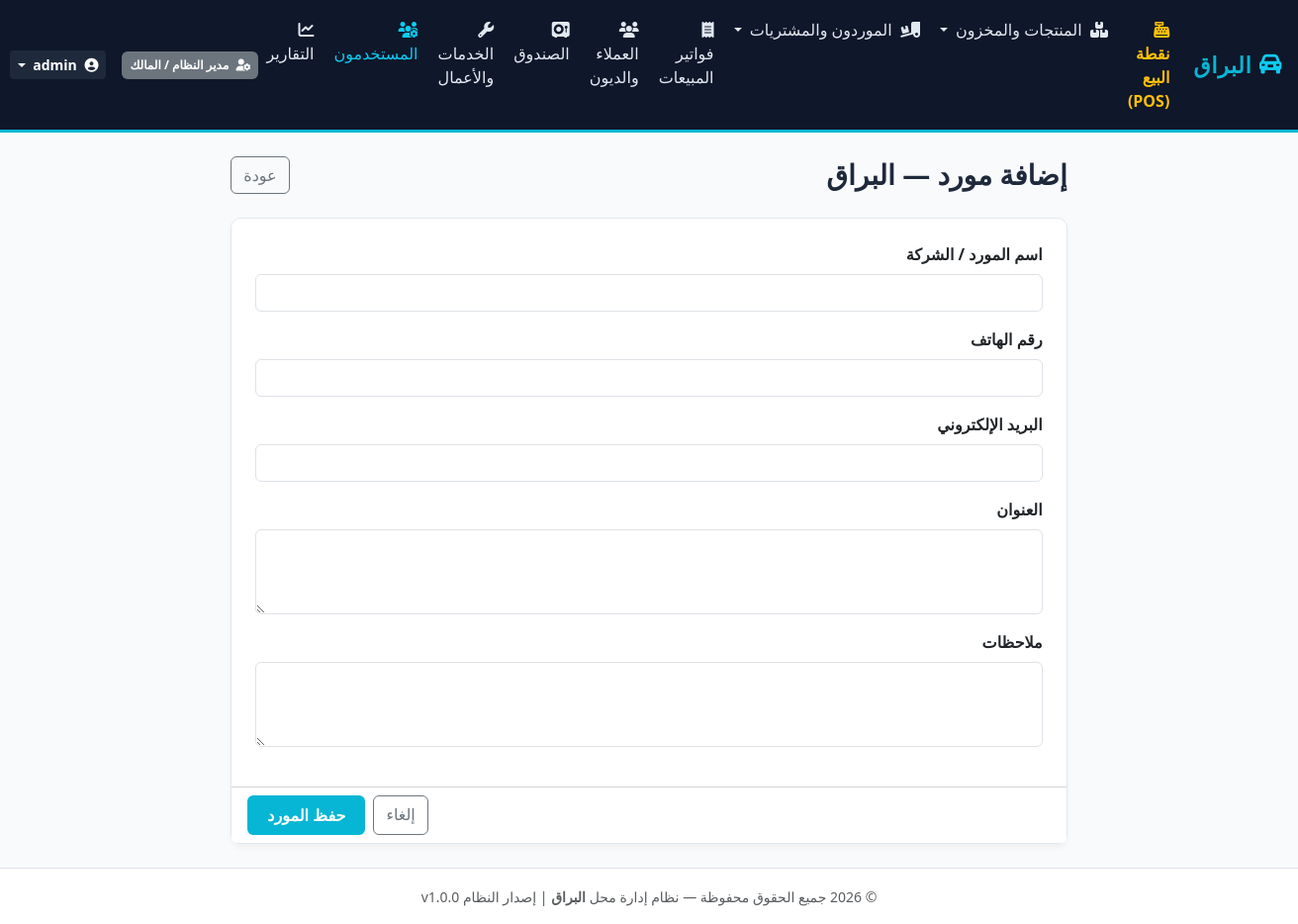
Page /suppliers/new/ (signed in) on the committed database.
### apps/accounts/models.py (models this page shows, shortened)
class User(AbstractUser):
    role = models.CharField(
        max_length=30,
        choices=UserRole.choices,
        default=UserRole.CASHIER,
        verbose_name=_('الدور / الصلاحية')
    )
    phone = models.CharField(
        max_length=20,
        blank=True,
        null=True,
        verbose_name=_('رقم الهاتف')
    )
    created_at = models.DateTimeField(auto_now_add=True, verbose_name=_('تاريخ الإنشاء'))
    updated_at = models.DateTimeField(auto_now=True, verbose_name=_('تاريخ التحديث'))
    class Meta:
        verbose_name = _('مستخدم')
        verbose_name_plural = _('المستخدمون')
        ordering = ['-id']

### apps/suppliers/views.py (the view)
# urls.py: path('new/', views.supplier_create_view, name='supplier_create'),
@login_required
@role_required(UserRole.OWNER, UserRole.SHIFT_SUPERVISOR)
def supplier_create_view(request):
	if request.method == 'POST':
		form = SupplierForm(request.POST)
		if form.is_valid():
			supplier = form.save()
			AuditLog.objects.create(
				user=request.user,
				action=AuditAction.CREATE,
				model_name='Supplier',
				object_id=str(supplier.pk),
				object_repr=supplier.name,
				after_values={'name': supplier.name, 'phone': supplier.phone, 'is_active': supplier.is_active},
				ip_address=request.META.get('REMOTE_ADDR'),
			)
			messages.success(request, 'تمت إضافة المورد بنجاح.')
			return redirect('supplier_detail', pk=supplier.pk)
	else:
		form = SupplierForm()
	return render(request, 'suppliers/supplier_form.html', {
		'form': form,
		'title': 'إضافة مورد — البراق',
	})

### apps/suppliers/forms.py
class SupplierForm(forms.ModelForm):
    class Meta:
        model = Supplier
        fields = ['name', 'phone', 'email', 'address', 'notes']
        widgets = {
            'name': forms.TextInput(attrs={'class': 'form-control'}),
            'phone': forms.TextInput(attrs={'class': 'form-control', 'dir': 'ltr'}),
            'email': forms.EmailInput(attrs={'class': 'form-control', 'dir': 'ltr'}),
            'address': forms.Textarea(attrs={'class': 'form-control', 'rows': 3}),
            'notes': forms.Textarea(attrs={'class': 'form-control', 'rows': 3}),
        }
        labels = {
            'name': 'اسم المورد / الشركة',
            'phone': 'رقم الهاتف',
            'email': 'البريد الإلكتروني',
            'address': 'العنوان',
            'notes': 'ملاحظات',
        }

### apps/accounts/permissions.py (called while the page is built)
def role_required(*allowed_roles):
    def decorator(view_func):
        @wraps(view_func)
        def _wrapped_view(request, *args, **kwargs):
            if not request.user.is_authenticated:
                from django.contrib.auth.views import redirect_to_login
                return redirect_to_login(request.get_full_path())
            if request.user.is_superuser or request.user.role == UserRole.OWNER or request.user.role in allowed_roles:
                return view_func(request, *args, **kwargs)
            raise PermissionDenied("عذرًا! ليس لديك الصلاحية الكافية للوصول إلى هذه الشاشة أو تنفيذ هذه العملية.")
        return _wrapped_view
    return decorator

### apps/core/context_processors.py (called while the page is built)
def shop_settings(request):
    return {
        'SHOP_NAME': getattr(settings, 'SHOP_NAME', 'البراق'),
        'SHOP_TAGLINE': getattr(settings, 'SHOP_TAGLINE', 'إكسسوارات، زينة، وخدمات السيارات الفنية والملصقات'),
        'SHOP_PHONE': getattr(settings, 'SHOP_PHONE', '0500000000'),
    }

### templates/suppliers/supplier_form.html (shortened to what this page needs)
{% extends 'layouts/base.html' %}
{% block content %}
<div class="row justify-content-center"><div class="col-lg-8">
    <div class="d-flex justify-content-between align-items-center mb-4"><h3 class="fw-bold mb-0">{{ title }}</h3><a class="btn btn-outline-secondary" href="{% if supplier %}{% url 'supplier_detail' supplier.pk %}{% else %}{% url 'supplier_list' %}{% endif %}">عودة</a></div>
    <form method="post" class="card card-alburaq">{% csrf_token %}<div class="card-body p-4">
        {% for field in form %}<div class="mb-3"><label class="form-label fw-bold" for="{{ field.id_for_label }}">{{ field.label }}</label>{{ field }}</div>{% endfor %}
    </div><div class="card-footer bg-white d-flex justify-content-end gap-2"><a class="btn btn-outline-secondary" href="{% url 'supplier_list' %}">إلغاء</a><button class="btn btn-alburaq" type="submit">حفظ المورد</button></div></form>
</div></div>
{% endblock %}

### templates/layouts/base.html (shortened to what this page needs)
<!DOCTYPE html>
<html lang="ar" dir="rtl">
<head>
    <link rel="stylesheet" href="https://cdn.jsdelivr.net/npm/bootstrap@5.3.3/dist/css/bootstrap.rtl.min.css">
    <link rel="stylesheet" href="https://cdnjs.cloudflare.com/ajax/libs/font-awesome/6.5.1/css/all.min.css">
    <link rel="stylesheet" href="/static/css/alburaq_custom.css">
</head>
<body>
    <nav class="navbar navbar-expand-lg navbar-alburaq sticky-top">
        <div class="container-fluid px-3">
            <a class="navbar-brand d-flex align-items-center gap-2" href="{% url 'home' %}">
                <i class="fa-solid fa-car-rear text-info"></i>
                <span>{{ SHOP_NAME }}</span>
            </a>
            <div class="collapse navbar-collapse" id="alburaqNavbar">
                {% if user.is_authenticated %}
                <ul class="navbar-nav me-auto mb-2 mb-lg-0 gap-1">
                    <li class="nav-item">
                        <a class="nav-link text-warning fw-bold" href="{% url 'pos' %}">
                            <i class="fa-solid fa-cash-register me-1"></i> نقطة البيع (POS)
                        </a>
                    </li>
                    <li class="nav-item dropdown">
                        <a class="nav-link dropdown-toggle" href="#" data-bs-toggle="dropdown">
                            <i class="fa-solid fa-boxes-stacked me-1"></i> المنتجات والمخزون
                        </a>
                    </li>
                    {% if user.is_superuser or user.role == 'OWNER' or user.role == 'SHIFT_SUPERVISOR' %}
                    <li class="nav-item dropdown">
                        <a class="nav-link dropdown-toggle" href="#" data-bs-toggle="dropdown">
                            <i class="fa-solid fa-truck-ramp-box me-1"></i> الموردون والمشتريات
                        </a>
                    </li>
                    {% endif %}
                    {% if user.is_superuser or user.role == 'OWNER' or user.role == 'SHIFT_SUPERVISOR' or user.role == 'CASHIER' %}
                    <li class="nav-item">
                        <a class="nav-link" href="{% url 'sale_list' %}">
                            <i class="fa-solid fa-receipt me-1"></i> فواتير المبيعات
                        </a>
                    </li>
                    {% endif %}
                    {% if user.is_superuser or user.role == 'OWNER' or user.role == 'SHIFT_SUPERVISOR' %}
                    <li class="nav-item">
                        <a class="nav-link" href="{% url 'customer_list' %}">
                            <i class="fa-solid fa-users me-1"></i> العملاء والديون
                        </a>
                    </li>
                    {% endif %}
                    <li class="nav-item">
                        <a class="nav-link" href="#">
                            <i class="fa-solid fa-vault me-1"></i> الصندوق
                        </a>
                    </li>
                    <li class="nav-item">
                        <a class="nav-link" href="#">
                            <i class="fa-solid fa-wrench me-1"></i> الخدمات والأعمال
                        </a>
                    </li>
                    {% if user.is_superuser or user.role == 'OWNER' %}
                    <li class="nav-item">
                        <a class="nav-link text-info" href="{% url 'user_list' %}">
                            <i class="fa-solid fa-users-gear me-1"></i> المستخدمون
                        </a>
                    </li>
                    {% endif %}
                    <li class="nav-item">
                        <a class="nav-link" href="#">
                            <i class="fa-solid fa-chart-line me-1"></i> التقارير
                        </a>
                    </li>
                </ul>
                <div class="d-flex align-items-center gap-3">
                    <span class="badge bg-secondary p-2">
                        <i class="fa-solid fa-user-gear me-1"></i> {{ user.get_role_display }}
                    </span>
                    <div class="dropdown">
                        <button class="btn btn-navy btn-sm dropdown-toggle text-white fw-bold" type="button" data-bs-toggle="dropdown" aria-expanded="false">
                            <i class="fa-solid fa-circle-user me-1"></i> {{ user.username }}
                        </button>
                    </div>
                </div>
                {% else %}
                <div class="ms-auto">
                    <a href="{% url 'login' %}" class="btn btn-alburaq btn-sm">
                        <i class="fa-solid fa-right-to-bracket me-1"></i> تسجيل الدخول
                    </a>
                </div>
                {% endif %}
            </div>
        </div>
    </nav>
    <main class="container-fluid py-4 px-3">
        {% block content %}{% endblock %}
    </main>
    <footer class="footer mt-auto py-3 bg-white border-top text-center text-muted">
        <div class="container">
            <small>© 2026 جميع الحقوق محفوظة — نظام إدارة محل <strong>{{ SHOP_NAME }}</strong> | إصدار النظام v1.0.0</small>
        </div>
    </footer>
</body>
</html>

### static/css/alburaq_custom.css (style rules this page uses)
:root { --alburaq-navy-dark: #0f172a; --alburaq-navy: #1e293b; --alburaq-navy-light: #334155; --alburaq-cyan: #06b6d4; --alburaq-cyan-dark: #0891b2; --alburaq-cyan-light: #67e8f9; --alburaq-bg: #f8fafc; --alburaq-card-bg: #ffffff; --alburaq-text: #1e293b; --alburaq-muted: #64748b; --alburaq-success: #10b981; --alburaq-warning: #f59e0b; --alburaq-danger: #ef4444; }
body { font-family: 'Segoe UI', Tahoma, Geneva, Verdana, sans-serif; direction: rtl; text-align: right; background-color: var(--alburaq-bg); color: var(--alburaq-text); margin: 0; padding: 0; }
.navbar-alburaq { background-color: var(--alburaq-navy-dark); border-bottom: 3px solid var(--alburaq-cyan); }
.navbar-alburaq .navbar-brand { color: #ffffff; font-weight: 700; font-size: 1.4rem; letter-spacing: 0.5px; }
.navbar-alburaq .navbar-brand span { color: var(--alburaq-cyan); }
.navbar-alburaq .nav-link { color: #e2e8f0; font-weight: 500; padding: 0.6rem 1rem; transition: all 0.2s ease; }
.btn-alburaq { background-color: var(--alburaq-cyan); color: #ffffff; font-weight: 600; border: none; padding: 0.5rem 1.25rem; border-radius: 6px; transition: background-color 0.2s ease; }
.btn-navy { background-color: var(--alburaq-navy); color: #ffffff; font-weight: 600; border: none; }
.card-alburaq { background-color: var(--alburaq-card-bg); border: 1px solid #e2e8f0; border-radius: 10px; box-shadow: 0 4px 6px -1px rgba(0, 0, 0, 0.05); }

### rows in the picture
User: last_name "البراق", role "مدير النظام / المالك", username "admin"

### other values in the picture
{{ title }} "إضافة مورد — البراق"
{{ field.label }} "اسم المورد / الشركة" "رقم الهاتف" "البريد الإلكتروني" "العنوان" "ملاحظات"
